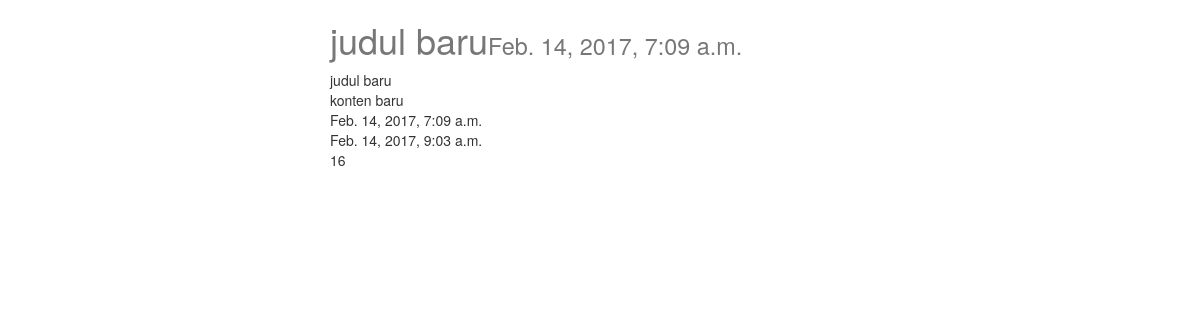
The page /posts/16/ on the database its author committed.
### posts/models.py (models this page shows, shortened)
class Post(models.Model):
    title = models.CharField(max_length=120)
    image = models.ImageField(upload_to=upload_location,
            null=True,
            blank=True,
            width_field="width_field",
            height_field="height_field")
    height_field = models.IntegerField(default=0)
    width_field = models.IntegerField(default=0)
    content = models.TextField()
    updated = models.DateTimeField(auto_now=True, auto_now_add=False)
    timestamp = models.DateTimeField(auto_now=False, auto_now_add=True)
    class Meta:
        ordering = ["-timestamp", "-updated"]

### posts/views.py (the view)
# urls.py: url(r'^(?P<id>\d+)/$', views.post_detail, name='detail'),
def post_detail(request, id=None): #retrieve
    instance = get_object_or_404(Post, id=id)
    context = {
        "title": instance.title,
        "instance": instance,
    }
    return render(request, "posts/detail.html", context)

### posts/templates/posts/detail.html (shortened to what this page needs)
{% extends "posts/base.html" %}
{% block content %}
<div class="col-sm-6 col-sm-offset-3">
  <h1>{{ title }}<small>{{ instance.timestamp }}</small></h1>
  {{ instance.title }}<br>
  {{ instance.content }}<br>
  {{ instance.timestamp }}<br>
  {{ instance.updated }}<br>
  {{ instance.id }}<br>
</div>
{% endblock content %}

### static/css/base.css (style rules this page uses)
h1 { color: grey; }

### rows shown on the page
Post: title "judul baru", timestamp "Feb. 14, 2017, 7:09 a.m.", content "konten baru", updated "Feb. 14, 2017, 9:03 a.m.", id "16"
